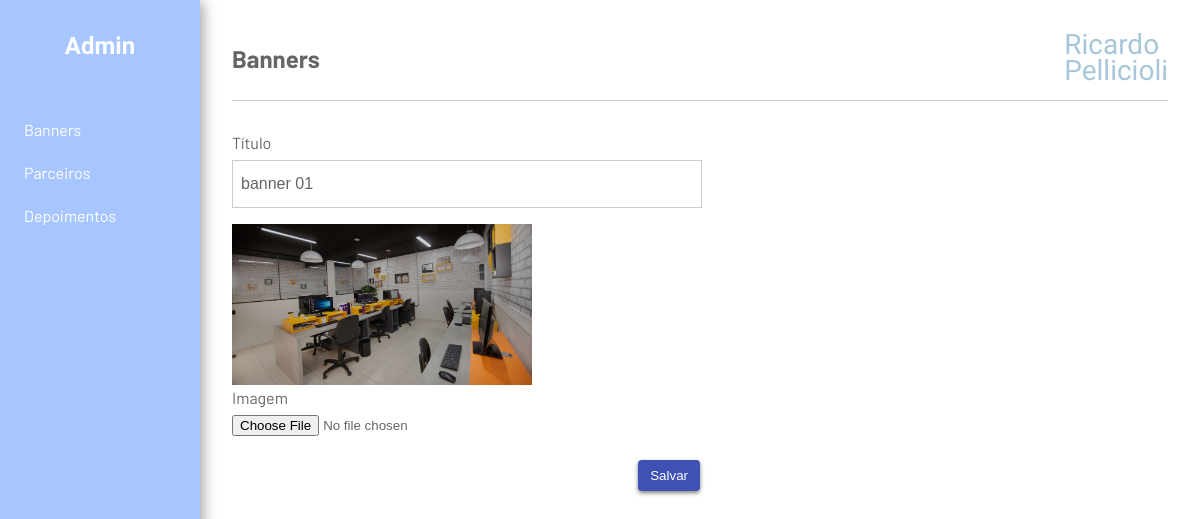
/admin/banner/editar/1, run on the app's committed database.
### tables this page shows
CREATE TABLE `banner` (
  `id` int(11) NOT NULL AUTO_INCREMENT,
  `imageId` int(11) DEFAULT NULL,
  `name` varchar(255) NOT NULL,
  PRIMARY KEY (`id`),
  KEY `imageId` (`imageId`),
  CONSTRAINT `banner_ibfk_1` FOREIGN KEY (`imageId`) REFERENCES `file` (`id`) ON DELETE SET NULL ON UPDATE CASCADE
);

CREATE TABLE `file` (
  `id` int(11) NOT NULL AUTO_INCREMENT,
  `file` varchar(255) NOT NULL,
  `path` varchar(255) NOT NULL,
  `extension` varchar(25) DEFAULT NULL,
  PRIMARY KEY (`id`)
);

### application/controllers/Main.php (called while the page is built, shortened)
<?php
class Main extends CI_Controller {
	function __construct(){
		$this->load->helper('url');
	}
	public function banner($id){
		if($id){
			$this->load->model('banner_m');
			$banner = $this->banner_m->get($id);
		}
		$this->load->view('main', array(
			'content' => 'admin',
			'title' => "Banners",
			'container' => 'form-banner',
			'banner' => $banner,
			'user' => $_SESSION['user']
		));
	}
}

### index.php (called while the page is built, shortened)
<?php
require_once BASEPATH.'core/CodeIgniter.php';

### application/models/banner_m.php (called while the page is built, shortened)
<?php
class Banner_m extends CI_Model {
    public $table = 'banner';
    public $table_file = 'file';
    function get($id = FALSE){
        $this->db->select('banner.id, banner.name, file.file, file.path')
            ->from($this->table.' as banner')
            ->join($this->table_file.' as file', 'banner.imageId'.' = file.id', 'inner')
            ->order_by('banner.name', 'ASC');
        if($id)
            $this->db->where('banner.id', $id);
        $query = $this->db->get();
        $data = $query->result();
        return $data;
    }
}
?>

### application/views/form-banner.php (the view)
<form class="common-form" action="<?php echo base_url('admin/banner/save' . $banner[0]->id); ?>" method="POST">
    <div class="flex column">
        <label>
            Título
        </label>
        <input type="email" id="email" name="email" value="<?php if(isset($banner)) echo $banner[0]->name; ?>" class="input" autocomplete="off" />
    </div>
    <?php if(isset($banner)) { ?> <img src="<?php echo base_url('assets/img/' . $banner[0]->file); ?>" class="preview-image-form" alt="image" /> <?php } ?>
    <div class="flex column">
        <label>
            Imagem
        </label>
        <input type="file" id="file" name="file"/>
    </div>
    <div class="buttons flex justify-end v-center margin-top-24">
        <button type="submit" class="button save">
            Salvar
        </button>
    </div>
</form>

### assets/css/style.css (style rules this page uses)
body { background: #FFFFFF; color: #666; font-family: 'Barlow',sans-serif; }
body,h1,h2,h3,h4,h5,h6 { margin: 0px; padding: 0px; }
label { margin-bottom: 8px; }
.common-form { width: 50%; }
.common-form > .buttons { width: 100%; }
.input { width: calc(100% - 16px); font-size:1rem; padding: 14px 8px; border: 1px solid #CCC; margin-bottom: 16px; outline: none; color:#646464; }
.button { margin-bottom: 12px; border-radius: 4px; border:none; box-shadow: 0 2px 4px rgba(0,0,0,.5); padding: 8px 12px; cursor: pointer; transition: .3s ease-in-out; }
.save { background: #3F51B5; color: #fff !important; }
.margin-top-24 { margin-top: 24px; }
.preview-image-form { width: 300px; }

### assets/css/flex.css (style rules this page uses)
.flex { display:flex; }
.column { flex-direction: column; }
.justify-end { justify-content: flex-end; }
.v-center { align-items: center; }

### data on the page
banner: email "banner 01", imageId.file (picture)

### other printed values
$title "Banners"
